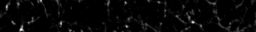
%> input picture cellnav/cellNav_0.70/karl/images/AVG_Ai148_129SVG3_122618_1005-1.tif, 256 x 32 px
$ octave --eval "result = PreSyn(imread('../../../cellnav/cellNav_0.70/karl/images/AVG_Ai148_129SVG3_122618_1005-1.tif'));"   (GNU Octave 9; MATLAB toolbox functions it lacks are replaced by stand-ins)
%> lines starting %> are read from the running program, lines starting %| are printed output that depends on the picture; in (x1, y1, x2, y2) boxes, pixels count from 0 and x2, y2 are one past the last pixel; in counts of white or black regions, pixels touching at a corner belong together; the program's own positions count from 1
function[Is]=PreSyn(I)
%% Get Presynaptic field

'median filtering image'
[ys xs zs]=size(I);
%> ys = 32; xs = 256; zs = 1
for i = 1: zs
    I(:,:,i)=medfilt2(I(:,:,i));
end
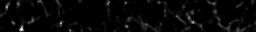
%> I: size 32x256 uint16; min 0, max 28, mean 0.8; drawn with min black and max white
'median filtering done'


%% Iterative Erosion
'1pixel, 3d opening'

SE=strel('ball',3,3);
Con=ones(3,3,3);
frep=1;
Med=median(I(:));
%> Med = 0
It=I*0;
%> It: size 32x256 uint16; every value is 0
for i = 1:zs
    Samp=I(:,:,max(1,i-2):min(zs,i+2));
   It(:,:,i)=I(:,:,i)>median(Samp(:));
end
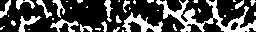
%> It: size 32x256 uint16; values 0 (black) and 1 (white), 29.9% white; 40 white regions (24 under 20 px), largest, box (x1, y1, x2, y2) and area: (156, 0, 256, 32) 993, (122, 12, 163, 32) 327, (50, 19, 79, 32) 152

It=uint8(I>Med);
%> (the run ends here)

$ run again, on cellnav/cellNav_0.70/karl/images/AVG_Ai148_129SVG3_122618_1006-1.tif
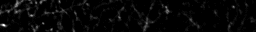
%> input picture cellnav/cellNav_0.70/karl/images/AVG_Ai148_129SVG3_122618_1006-1.tif, 256 x 32 px
%> Med = 0
%> after the loop in PreSyn, `for i = 1:zs`:
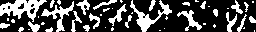
%> It: size 32x256 uint16; values 0 (black) and 1 (white), 30.5% white; 49 white regions (24 under 20 px), largest, box (x1, y1, x2, y2) and area: (0, 0, 47, 22) 487, (130, 0, 172, 32) 367, (41, 1, 74, 32) 275

$ run again, on cellnav/cellNav_0.70/karl/images/AVG_Ai148_129SVG3_122618_1007-1.tif
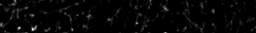
%> input picture cellnav/cellNav_0.70/karl/images/AVG_Ai148_129SVG3_122618_1007-1.tif, 256 x 33 px
%> after the loop in PreSyn, `for i = 1: zs`:
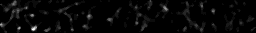
%> I: size 33x256 uint16; min 0, max 20, mean 0.579; drawn with min black and max white
%> Med = 0
%> after the loop in PreSyn, `for i = 1:zs`:
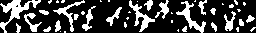
%> It: size 33x256 uint16; values 0 (black) and 1 (white), 25.8% white; 44 white regions (23 under 20 px), largest, box (x1, y1, x2, y2) and area: (0, 0, 41, 33) 377, (176, 1, 206, 33) 252, (129, 0, 155, 32) 235

$ run again, on cellnav/cellNav_0.70/karl/images/AVG_Ai148_129SVG3_122618_1008-1.tif
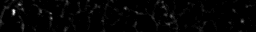
%> input picture cellnav/cellNav_0.70/karl/images/AVG_Ai148_129SVG3_122618_1008-1.tif, 256 x 32 px
%> Med = 0
%> after the loop in PreSyn, `for i = 1:zs`:
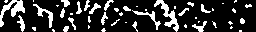
%> It: size 32x256 uint16; values 0 (black) and 1 (white), 19.4% white; 49 white regions (28 under 20 px), largest, box (x1, y1, x2, y2) and area: (0, 0, 25, 27) 240, (154, 0, 179, 32) 239, (33, 4, 53, 28) 127
